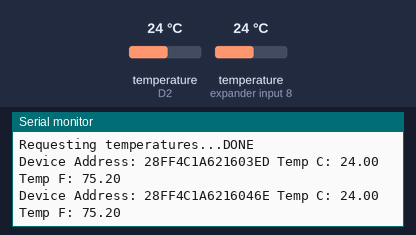
A sketch run on a simulated ESP8266 (NodeMCU). Parts: the last lines printed to the serial monitor. The inputs (shaded band) are chosen by the test bench; at power-on: temperature (sensors on D2, expander input 8) 24 °C. WiFi joins after 1.5 s; servers stay silent unless stated; not simulated (calls return 0 or success): private.h.

Above: at 2.7 s.
2.8 s: temperature (sensor on D2) set to 12 °C
At 2.92 s:
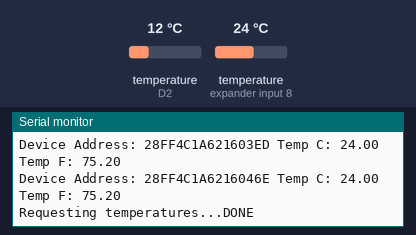
4.5 s: temperature (sensor on expander input 8) set to 12 °C
At 5.9 s:
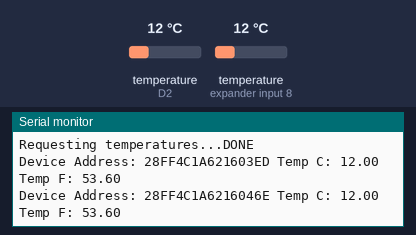
9.0 s: temperature (sensor on D2) set to 19 °C
At 9.9 s:
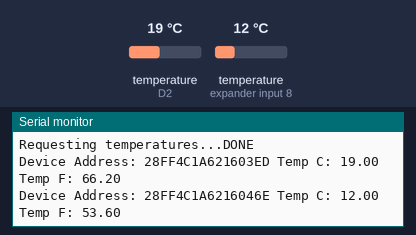
10.7 s: temperature (sensor on expander input 8) set to 19 °C
At 12.0 s:
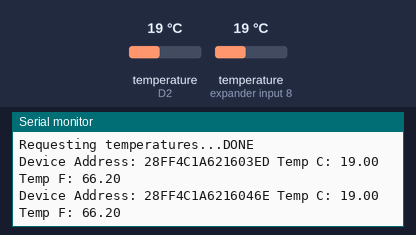
Timing chart, 0 to 13.4 s (numbered marks = the images above; inputs shaded):
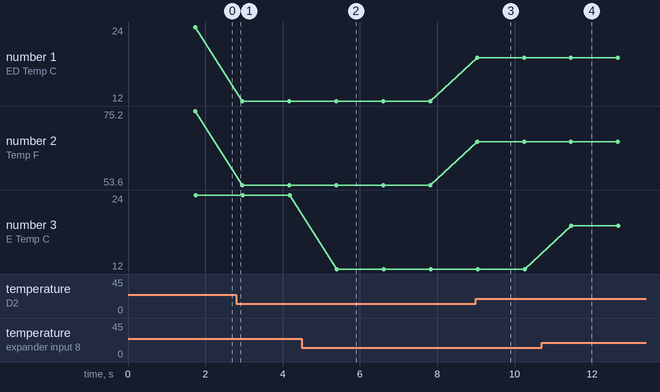

Measured:
- after the input at 4.5 s, the serial monitor: prints a new line after 0.90 s (image 2)
- after the input at 9.0 s, the serial monitor: prints a new line at once (image 3)
- after the input at 10.7 s, the serial monitor: prints a new line after 0.77 s (image 4)
- plotted number 1: 24 → 12 after the input at 2.8 s, 12 → 19 after the input at 9.0 s
- plotted number 2: 75.2 → 53.6 after the input at 2.8 s, 53.6 → 66.2 after the input at 9.0 s

The sketch:

the_crabitat_sensors.ino
```cpp
// (licence header left out)
#include <ESP8266WiFi.h>
#include <Base64.h>
#include <OneWire.h>
#include <DallasTemperature.h>

#include "private.h"

const char* ssid     = private_ssid;
const char* password = private_password;

// EasyIoT server definitions
#define EIOT_USERNAME    "admin"
#define EIOT_PASSWORD    "test"
#define EIOT_IP_ADDRESS  "192.168.1.5"
#define EIOT_PORT        80
#define EIOT_NODE        "N13S0"

#define REPORT_INTERVAL 60 // in sec


// Data wire is plugged into port 2 on the Arduino
#define ONE_WIRE_BUS D2
#define TEMPERATURE_PRECISION 10

// Setup a oneWire instance to communicate with any OneWire devices (not just Maxim/Dallas temperature ICs)
OneWire oneWire(ONE_WIRE_BUS);

// Pass our oneWire reference to Dallas Temperature.
DallasTemperature sensors(&oneWire);

// arrays to hold device addresses
DeviceAddress hotSideThermometer, coldSideThermometer;


void startWifi(void)
{
  // Connect to WiFi
  WiFi.disconnect(); //no-op if not connected
  WiFi.begin(ssid, password);
  Serial.println("");
  Serial.println("");
  Serial.println("Connecting to " + String(ssid));
  while (WiFi.status() != WL_CONNECTED) {
    delay(500);
    Serial.print(".");
  }
  Serial.println("");
  Serial.println("WiFi connected");
  Serial.print("IP address: ");
  Serial.println(WiFi.localIP());
}

void setup(void)
{
  // start serial port
  Serial.begin(115200);
  Serial.println("Dallas Temperature IC Control Library Demo");

  startWifi();

  // Start up the library
  sensors.begin();

  // locate devices on the bus
  Serial.print("Locating devices...");
  Serial.print("Found ");
  Serial.print(sensors.getDeviceCount(), DEC);
  Serial.println(" devices.");

  // report parasite power requirements
  Serial.print("Parasite power is: ");
  if (sensors.isParasitePowerMode()) Serial.println("ON");
  else Serial.println("OFF");

  // Search for devices on the bus and assign based on an index. Ideally,
  // you would do this to initially discover addresses on the bus and then
  // use those addresses and manually assign them (see above) once you know
  // the devices on your bus (and assuming they don't change).
  //
  // method 1: by index
  if (!sensors.getAddress(hotSideThermometer, 0)) Serial.println("Unable to find address for Device 0");
  if (!sensors.getAddress(coldSideThermometer, 1)) Serial.println("Unable to find address for Device 1");

  // show the addresses we found on the bus
  Serial.print("Device 0 Address: ");
  printAddress(hotSideThermometer);
  Serial.println();

  Serial.print("Device 1 Address: ");
  printAddress(coldSideThermometer);
  Serial.println();

  // set the resolution to 9 bit per device
  sensors.setResolution(hotSideThermometer, TEMPERATURE_PRECISION);
  sensors.setResolution(coldSideThermometer, TEMPERATURE_PRECISION);

  Serial.print("Device 0 Resolution: ");
  Serial.print(sensors.getResolution(hotSideThermometer), DEC);
  Serial.println();

  Serial.print("Device 1 Resolution: ");
  Serial.print(sensors.getResolution(coldSideThermometer), DEC);
  Serial.println();
}

// function to print a device address
void printAddress(DeviceAddress deviceAddress)
{
  for (uint8_t i = 0; i < 8; i++)
  {
    // zero pad the address if necessary
    if (deviceAddress[i] < 16) Serial.print("0");
    Serial.print(deviceAddress[i], HEX);
  }
}

// function to print the temperature for a device
void printTemperature(DeviceAddress deviceAddress)
{
  float tempC = sensors.getTempC(deviceAddress);
  Serial.print("Temp C: ");
  Serial.print(tempC);
  Serial.print(" Temp F: ");
  Serial.print(DallasTemperature::toFahrenheit(tempC));
}

// function to print a device's resolution
void printResolution(DeviceAddress deviceAddress)
{
  Serial.print("Resolution: ");
  Serial.print(sensors.getResolution(deviceAddress));
  Serial.println();
}

// main function to print information about a device
void printData(DeviceAddress deviceAddress)
{
  Serial.print("Device Address: ");
  printAddress(deviceAddress);
  Serial.print(" ");
  printTemperature(deviceAddress);
  Serial.println();
}

/*
   Main function, calls the temperatures in a loop.
*/
void loop(void)
{

  // Reset device if wifi is disconnected
  if (WiFi.status() != WL_CONNECTED)
  {
    Serial.println("Wifi diconnected, save status and reset device");

    //saveRestUIToDisk();

    ESP.reset();
  }

  // call sensors.requestTemperatures() to issue a global temperature
  // request to all devices on the bus
  Serial.print("Requesting temperatures...");
  sensors.requestTemperatures();
  Serial.println("DONE");

  // print the device information
  printData(hotSideThermometer);
  printData(coldSideThermometer);

  delay(1000);
}
```
